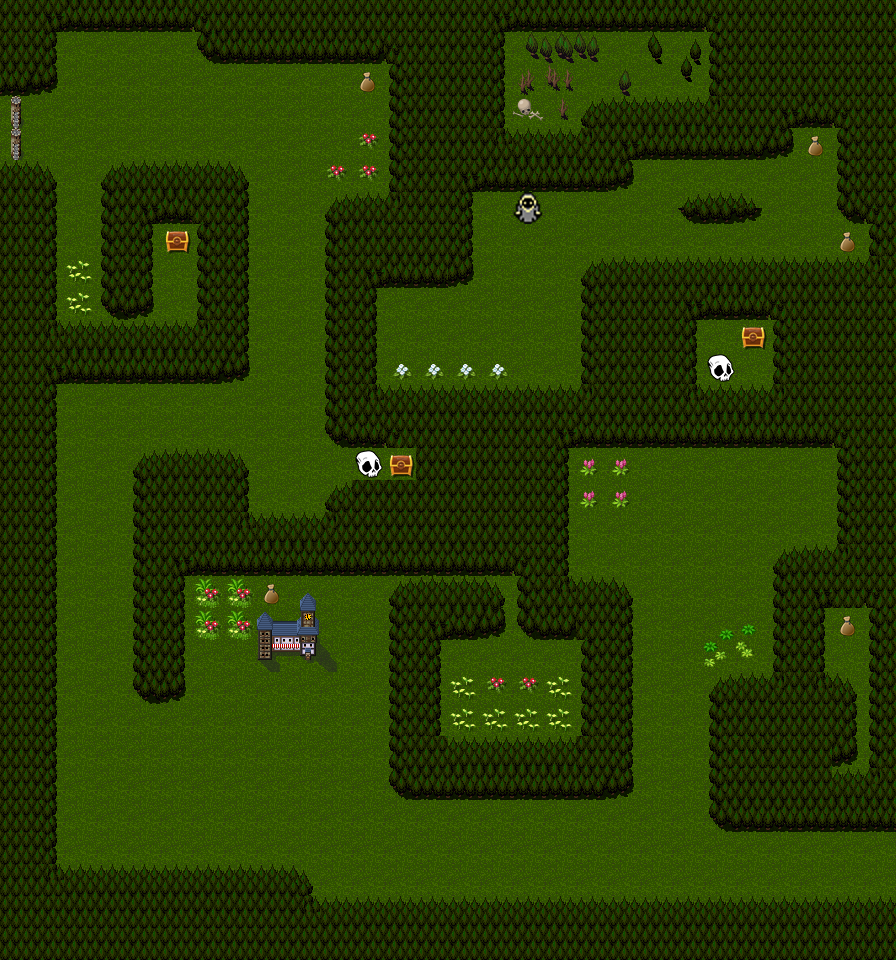

The image is a tile-based game level rendered from a .tmx file. Its description and source (layers, tilesets, objects; grid data summarised) follow:
An orthogonal 28x30 tile map with 32x32 px tiles, 5 tile layers (background, foreground, foragables, path, ...), 6 tilesets.

<map version="1.0" tiledversion="1.1.5" orientation="orthogonal" renderorder="right-down" width="28" height="30" tilewidth="32" tileheight="32" infinite="0" nextobjectid="1">
 <tileset firstgid="1" name="discordantTriggers" tilewidth="32" tileheight="32" tilecount="900" columns="30">
  <image source="../../tilesets/discordantTriggers.png" width="960" height="960" />
 </tileset>
 <tileset firstgid="901" name="Inq XP WM - World Map" tilewidth="32" tileheight="32" tilecount="4112" columns="8">
  <image source="../../tilesets/Inq XP WM - World Map.png" width="256" height="16448" />
 </tileset>
 <tileset firstgid="5013" name="objects_tilset_32" tilewidth="32" tileheight="32" tilecount="130" columns="10">
  <image source="../../tilesets/objects_tilset_32.png" width="320" height="416" />
 </tileset>
 <tileset firstgid="5143" name="Inq XP WM - World Map ex" tilewidth="32" tileheight="32" tilecount="4112" columns="8">
  <image source="../../tilesets/Inq_XP_WM_-_World_Map_ex.png" width="256" height="16448" />
 </tileset>
 <tileset firstgid="9255" name="blowharder_32x32" tilewidth="32" tileheight="32" tilecount="4408" columns="116">
  <image source="../../tilesets/blowharder_32x32.png" width="3712" height="1216" />
 </tileset>
 <tileset firstgid="13663" name="Inq XP WM - World Map" tilewidth="32" tileheight="32" tilecount="4112" columns="8">
  <image source="../../tilesets/Inq XP WM - World Map.png" width="256" height="16448" />
 </tileset>
 <layer name="background" width="28" height="30">
  <data>[840 cells, 840 non-empty, 2 distinct tile ids]</data>
 </layer>
 <layer name="foreground" width="28" height="30">
  <data>[840 cells, 516 non-empty, 38 distinct tile ids]</data>
 </layer>
 <layer name="foragables" width="28" height="30">
  <data>[840 cells, 34 non-empty, 10 distinct tile ids]</data>
 </layer>
 <layer name="path" width="28" height="30" opacity="0">
  <data>[840 cells, 356 non-empty, 1 distinct tile ids]</data>
 </layer>
 <layer name="events" width="28" height="30" opacity="0">
  <data>[840 cells, 49 non-empty, 2 distinct tile ids]</data>
 </layer>
</map>
